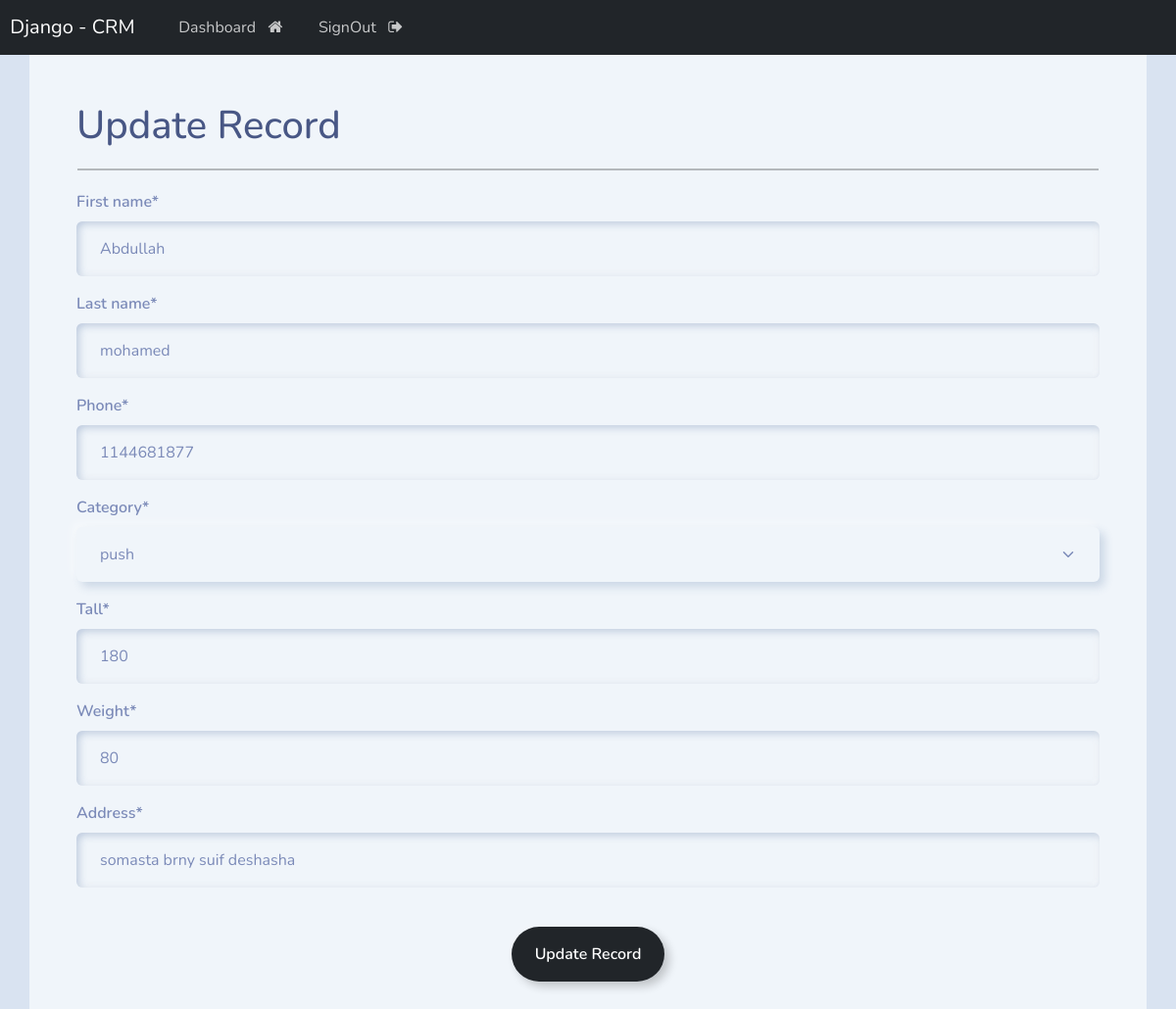
The app's page /update/7/ (signed in) with its own data.
### webapp/models.py (models this page shows, shortened)
class Record(models.Model):
    first_name = models.CharField(max_length=150)
    last_name = models.CharField(max_length=150)
    category = models.ForeignKey(Category,on_delete=models.CASCADE)
    phone = models.IntegerField()
    tall = models.IntegerField()
    weight = models.IntegerField()
    address = models.CharField(max_length=500)
    created_at = models.DateField(auto_now_add=True)

### webapp/views.py (the view)
# urls.py: path('update/<int:record_id>/',views.update_record,name='update_record'),
@login_required(login_url='login')
def update_record(request,record_id):
    record = get_object_or_404(Record,id=record_id)
    form = UpdateRecordForm(instance=record)
    if request.method == 'POST':
        form = UpdateRecordForm(request.POST,instance=record)
        if form.is_valid():
            form.save()
            messages.success(request,'Record is Successfuly Updated')
            return redirect('dashboard')
    context = {'form':form}
    return render(request,'web/update-record.html',context)

### webapp/forms.py
class UpdateRecordForm(forms.ModelForm):
    class Meta:
        model = Record
        fields = ['first_name','last_name','phone','category','tall','weight','address']

### webapp/models.py (called while the page is built)
    def __str__(self):
        return self.name

### templates/web/update-record.html (shortened to what this page needs)
{% extends 'base.html' %}
{% load crispy_forms_tags %}
{% block content %}
<div class="container bg-light shadow-md p-5 form-layout">
<h1>Update Record</h1>
<hr style="border: 1px solid #000; margin: 20px 1px;">
<form method="POST">
    {{form|crispy}}
    <div class="text-center">
        <br>
        <button type="submit" class="btn btn-outline-dark">
         Update Record
        </button>
    </div>
</form>
</div>
{% endblock %}

### records on screen
Record: first_name "Abdullah", last_name "mohamed", phone "1144681877", category "push", tall "180", weight "80", address "somasta brny suif deshasha"
